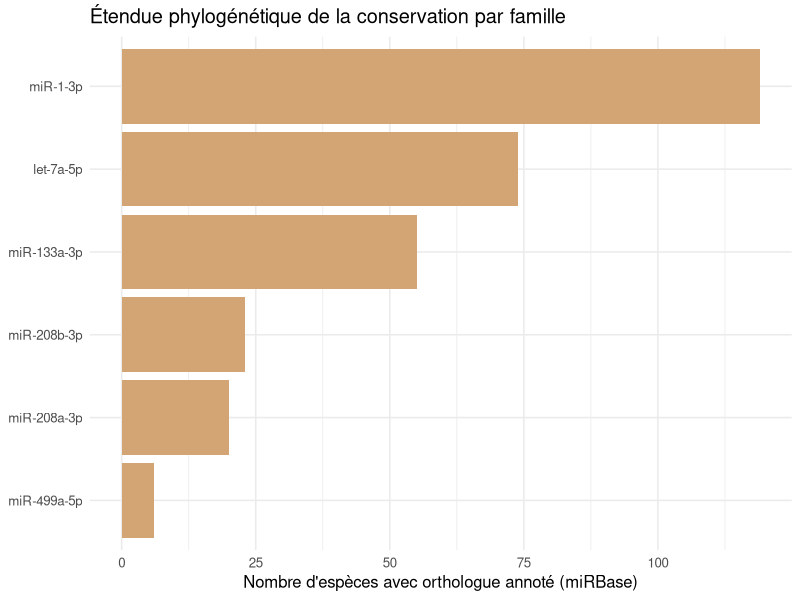

Reproduce this figure in R.
## ---- chunk 1
knitr::opts_chunk$set(echo = FALSE, warning = FALSE, message = FALSE)
library(tidyverse)
library(knitr)
## ---- chunk 2
read_tsv("../results/conservation_summary.tsv", show_col_types = FALSE) %>%
  kable(format = "html",
        col.names = c("Famille", "Espèces (miRBase)", "Clades présents", "Identité moyenne vs humain (%)"))
## ---- chunk 3
read_tsv("../results/conservation_summary.tsv", show_col_types = FALSE) %>%
  mutate(famille = fct_reorder(famille, n_especes)) %>%
  ggplot(aes(x = famille, y = n_especes)) +
  geom_col(fill = "#D4A574") +
  coord_flip() +
  labs(x = NULL, y = "Nombre d'espèces avec orthologue annoté (miRBase)",
       title = "Étendue phylogénétique de la conservation par famille") +
  theme_minimal(base_size = 12)
## ---- chunk 4
read_tsv("../results/model_recommendations.tsv", show_col_types = FALSE) %>%
  kable(format = "html",
        col.names = c("Famille", "Modèles disponibles", "Modèle recommandé", "Identité (%)", "Alternatives"))
## ---- chunk 5
read_tsv("../results/conservation_miR-1-3p.tsv", show_col_types = FALSE) %>%
  arrange(desc(pct_identity_vs_human)) %>%
  slice_head(n = 15) %>%
  kable(format = "html",
        col.names = c("Code espèce", "Espèce", "Clade", "Identité vs humain (%)", "Positions comparées"))
